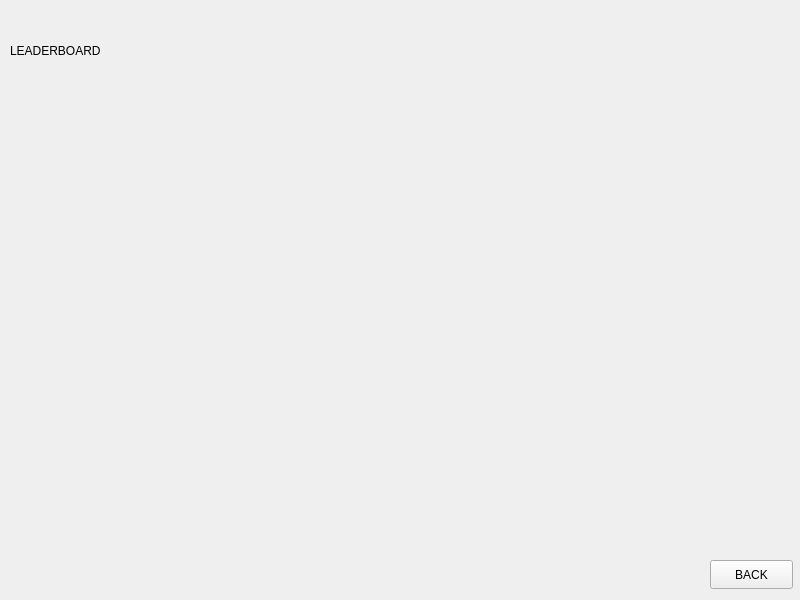
<?xml version="1.0" encoding="UTF-8"?>
<ui version="4.0">
 <class>LeaderboardMenu</class>
 <widget class="QWidget" name="LeaderboardMenu">
  <property name="geometry">
   <rect>
    <x>0</x>
    <y>0</y>
    <width>800</width>
    <height>600</height>
   </rect>
  </property>
  <property name="windowTitle">
   <string>Form</string>
  </property>
  <widget class="QLabel" name="label">
   <property name="geometry">
    <rect>
     <x>10</x>
     <y>0</y>
     <width>291</width>
     <height>101</height>
    </rect>
   </property>
   <property name="styleSheet">
    <string notr="true">font: 26pt &quot;Segoe UI&quot;;</string>
   </property>
   <property name="text">
    <string>LEADERBOARD</string>
   </property>
  </widget>
  <widget class="QPushButton" name="gobacktomainmenu">
   <property name="geometry">
    <rect>
     <x>710</x>
     <y>560</y>
     <width>83</width>
     <height>29</height>
    </rect>
   </property>
   <property name="text">
    <string>BACK</string>
   </property>
  </widget>
 </widget>
 <resources/>
 <connections/>
</ui>
